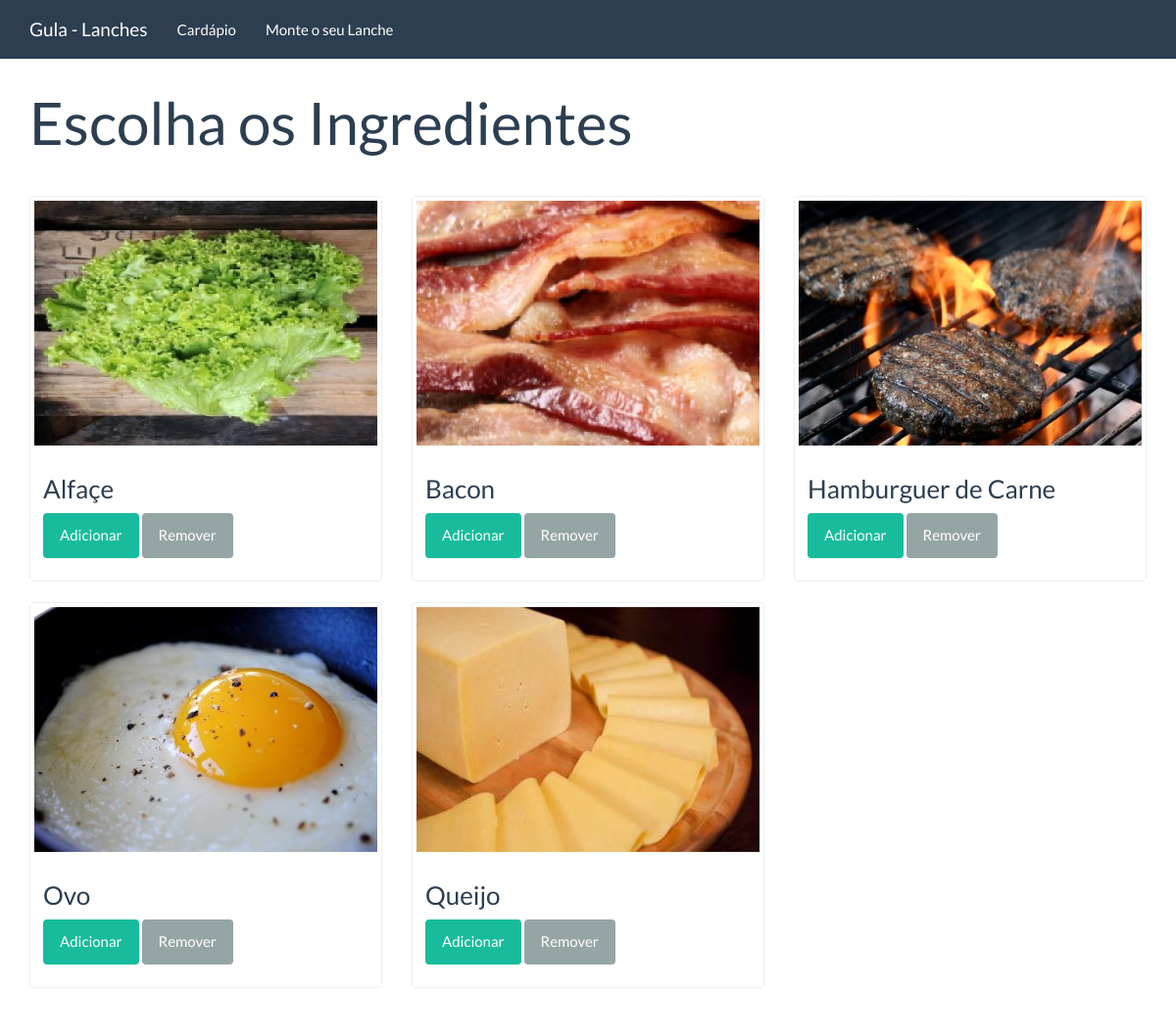
The page /monteoseu/ on the database its author committed.
### cardapio/models.py (models this page shows, shortened)
class Ingredientes(models.Model):
    ingrediente_name = models.CharField('Nome Ingrediente',max_length=100)
    ingredient_slug = models.SlugField('Identificador Ingrediente',max_length=100)
    ingredient_price = models.DecimalField('Preço',decimal_places=2,max_digits=6)
    ingredient_created = models.DateTimeField('Criado em',auto_now_add=True)
    ingredient_modifed = models.DateTimeField('Modificado em',auto_now=True)
    imagem = models.ImageField(blank=True,null=True,upload_to='imagens/',max_length=255)
    class Meta:
        verbose_name = 'Ingrediente'
        verbose_name_plural = 'Ingredientes'

### cardapio/views.py (the view)
# urls.py: path('monteoseu/',cardapioviews.monte_o_seu_lanche,name='monteoseu'),
def monte_o_seu_lanche(request):
    context = {
        'ingredientes': Ingredientes.objects.all()
    }
    return render(request,'cardapio/monteoseu.html',context)

### cardapio/templates/cardapio/monteoseu.html (shortened to what this page needs)
{% extends "base.html" %}
{% load static %}
{% block conteudo %}
<div class="page-header">
    <h1>Escolha os Ingredientes</h1>
</div>
<div class="row">
{% for ingrediente in ingredientes %}
<div class="col-sm-6 col-md-4">
        <div class="thumbnail">
            <a href="#">
                <img src="{{ ingrediente.imagem.url }}" alt="Smiley face"/>
            </a>
            <div class="caption">
                <h3>{{ ingrediente.ingrediente_name }}</h3>
                <p><a href="#" class="btn btn-success" role="button">Adicionar</a> <a href="#" class="btn btn-default" role="button">Remover</a></p>
            </div>
        </div>
</div>
{% endfor %}
</div>
{% endblock %}

### rows shown on the page
Ingredientes: imagem (picture), ingrediente_name "Alfaçe"
Ingredientes: imagem (picture), ingrediente_name "Bacon"
Ingredientes: imagem (picture), ingrediente_name "Hamburguer de Carne"
Ingredientes: imagem (picture), ingrediente_name "Ovo"
Ingredientes: imagem (picture), ingrediente_name "Queijo"
